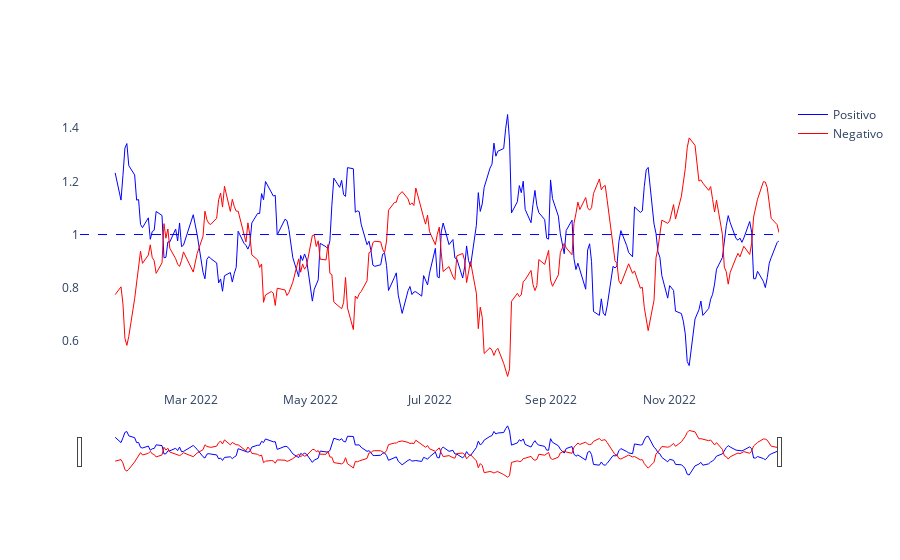

This figure's notebook cell:
### Code cell
fig = go.Figure()

fig.add_trace(
    go.Scatter(
        name="Positivo",
        x=df.index,
        y=vortex_pos,
        line=dict(color='blue', width=1))
)

fig.add_trace(
    go.Scatter(
        name="Negativo",
        x=df.index,
        y=vortex_neg,
        line=dict(color='red', width=1))
)

fig.add_hline(y=1,line_color="blue",line_width=1, line_dash="dash")
fig.update_layout(xaxis_rangeslider_visible=True)
fig.update_layout(paper_bgcolor='rgba(0,0,0,0)', plot_bgcolor='rgba(0,0,0,0)')

### Figure 1 — Plotly figure (JSON) as saved in the notebook; plotly's stock layout.template omitted (floating-point values rounded to 4 significant figures; data arrays with more than 128 entries replaced by an {"elided": "..."} marker saying what was removed)
{"data": [{"line": {"color": "blue", "width": 1}, "name": "Positivo", "type": "scatter", "x": {"elided": "248 str values"}, "y": {"elided": "248 float values"}}, {"line": {"color": "red", "width": 1}, "name": "Negativo", "type": "scatter", "x": {"elided": "248 str values"}, "y": {"elided": "248 float values"}}], "layout": {"paper_bgcolor": "rgba(0,0,0,0)", "plot_bgcolor": "rgba(0,0,0,0)", "shapes": [{"line": {"color": "blue", "dash": "dash", "width": 1}, "type": "line", "x0": 0, "x1": 1, "xref": "x domain", "y0": 1, "y1": 1, "yref": "y"}], "xaxis": {"rangeslider": {"visible": true}}}}
